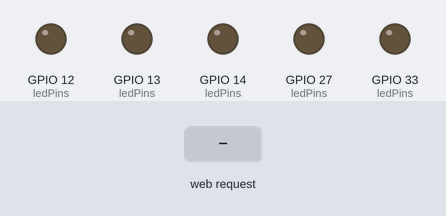
A sketch run on a simulated ESP32. Parts: output pins drawn as LEDs (lit = HIGH). Dashed ring = blinking. The inputs (shaded band) are chosen by the test bench. WiFi joins after 1.5 s; servers stay silent unless stated; what the sketch prints to the serial monitor is not drawn.

Above: at 3.2 s.
3.3 s: HTTP request GET /LED=SEQ1 received
At 3.45 s:
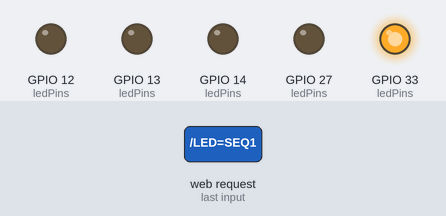
6.3 s: HTTP request GET /LED=ALL received
At 7.4 s:
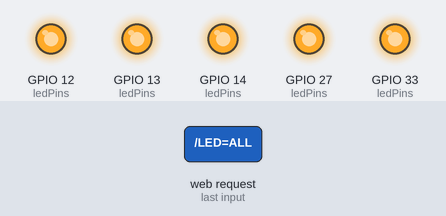
7.8 s: HTTP request GET /LED=SEQ2 received
At 8.45 s:
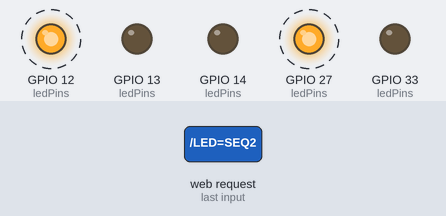
Timing chart, 0 to 11.3 s (numbered marks = the images above; inputs shaded):
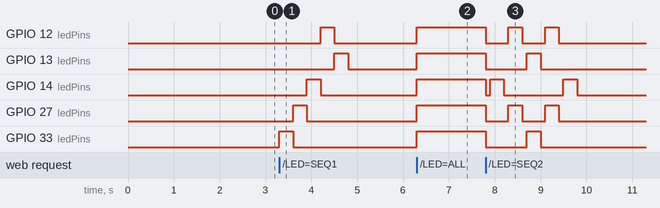

The sketch:

Bautista_Jamaica.ino
```cpp
#include <WiFi.h>
#include <WebServer.h>

const char* ssid = "Connectlang";
const char* password = "123456789";

WebServer server(80);

const int ledPins[] = {33, 27, 14, 12, 13};
bool allOn = false;

void setupWiFi() {
  WiFi.begin(ssid, password);
  Serial.print("Connecting to WiFi...");
  while (WiFi.status() != WL_CONNECTED) {
    delay(1000);
    Serial.print(".");
  }
  Serial.println("\nConnected to WiFi");
  Serial.print("IP Address: ");
  Serial.println(WiFi.localIP());
}

void setupLEDs() {
  for (int pin : ledPins) {
    pinMode(pin, OUTPUT);
    digitalWrite(pin, LOW);
  }
}

void handleRoot() {
  String html = "<!DOCTYPE html><html><head><title>ESP32 LED Control</title>";
  html += "<meta name=\"viewport\" content=\"width=device-width, initial-scale=1.0\">";
  html += "<style>body { font-family: Arial, sans-serif; background: #eee; text-align: center; padding: 50px;}";
  html += "button { padding: 15px 25px; margin: 10px; font-size: 16px; cursor: pointer;}";
  html += "</style></head><body>";
  html += "<h1>ESP32 LED Control</h1>";
  html += "<button onclick=\"location.href='/LED=ALL'\">Toggle All LEDs</button>";
  html += "<button onclick=\"location.href='/LED=SEQ1'\">Sequence 1</button>";
  html += "<button onclick=\"location.href='/LED=SEQ2'\">Sequence 2</button>";
  html += "</body></html>";

  server.send(200, "text/html", html);
}

void handleLED() {
  String request = server.uri();
  if (request == "/LED=ALL") {
    allOn = !allOn;
    for (int pin : ledPins) {
      digitalWrite(pin, allOn ? HIGH : LOW);
    }
  } else if (request == "/LED=SEQ1") {
    for (int pin : ledPins) {
      digitalWrite(pin, HIGH);
      delay(300);
      digitalWrite(pin, LOW);
    }
  } else if (request == "/LED=SEQ2") {
    sequenceOne(); sequenceTwo(); sequenceThree(); sequenceTwo(); sequenceOne(); clearLEDs();
  }
  server.sendHeader("Location", "/");
  server.send(303);
}

void setup() {
  Serial.begin(115200);
  setupWiFi();
  setupLEDs();
  server.on("/", handleRoot);
  server.on("/LED=ALL", handleLED);
  server.on("/LED=SEQ1", handleLED);
  server.on("/LED=SEQ2", handleLED);
  server.begin();
}

void loop() {
  server.handleClient();
}

void clearLEDs() {
  for (int pin : ledPins) {
    digitalWrite(pin, LOW);
  }
  delay(100);
}

void sequenceOne() { clearLEDs(); digitalWrite(14, HIGH); delay(300); }
void sequenceTwo() { clearLEDs(); digitalWrite(27, HIGH); digitalWrite(12, HIGH); delay(300); }
void sequenceThree() { clearLEDs(); digitalWrite(33, HIGH); digitalWrite(13, HIGH); delay(300); }
```

Measured:
- after the input at 3.3 s, GPIO 12 (ledPins): LOW → HIGH after 0.90 s, → LOW 0.30 s later; GPIO 13 (ledPins): LOW → HIGH after 1.2 s, → LOW 0.30 s later; GPIO 14 (ledPins): LOW → HIGH after 0.60 s, → LOW 0.30 s later; GPIO 27 (ledPins): LOW → HIGH after 0.30 s, → LOW 0.30 s later; GPIO 33 (ledPins): LOW → HIGH at once, → LOW 0.30 s later
- after the input at 6.3 s, GPIO 12 (ledPins), GPIO 13 (ledPins), GPIO 14 (ledPins), GPIO 27 (ledPins), GPIO 33 (ledPins): LOW → HIGH at once
- after the input at 7.8 s, GPIO 12 (ledPins): alternates HIGH for 0.30 s and LOW for 0.50 s, 5 changes in all, then stays LOW, starting at once; GPIO 13 (ledPins): HIGH → LOW at once, → HIGH 0.90 s later, → LOW 0.30 s later
